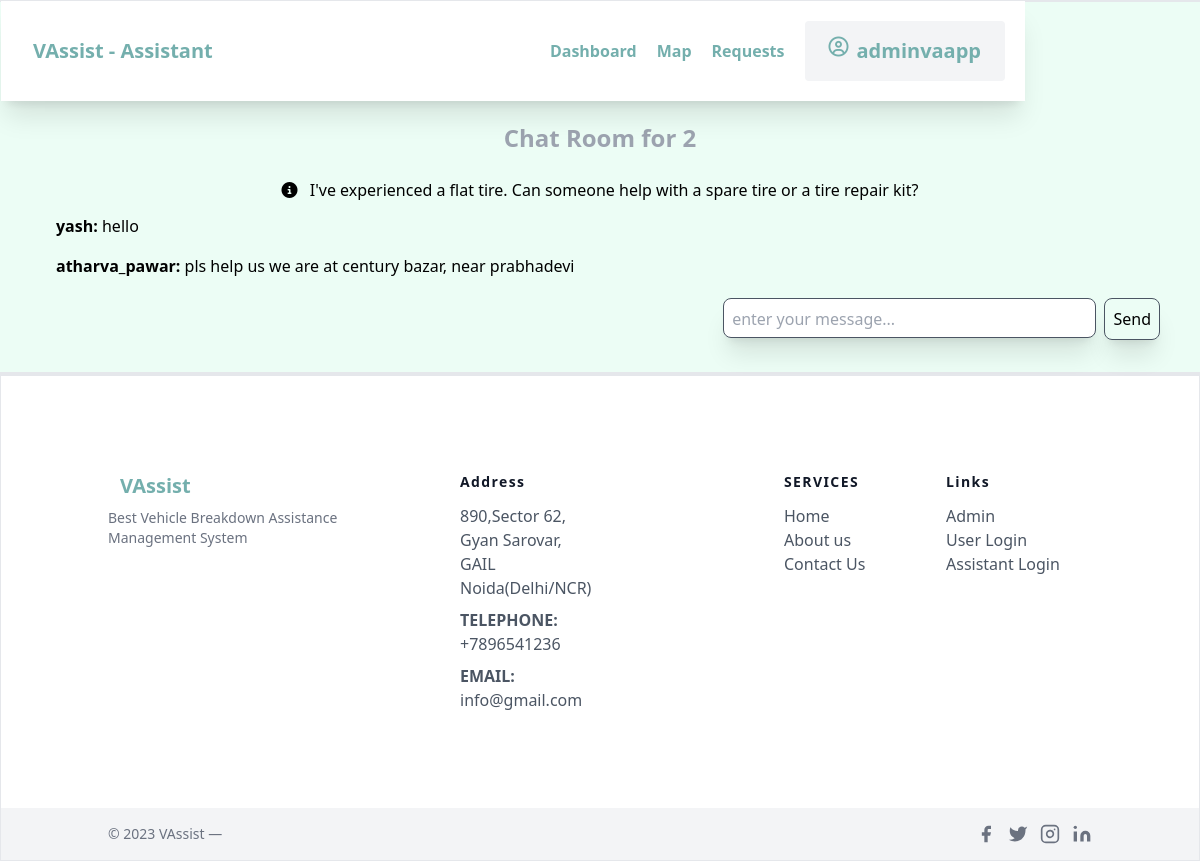
The page /chat/2/ (signed in) on the database its author committed.
### vaapp/models.py (models this page shows, shortened)
class personalchat(models.Model):
    chat_id = models.AutoField(primary_key=True)
    Booking_id = models.IntegerField(default=0)
    message = models.CharField(max_length=1000, default="")
    username = models.CharField(max_length=100, default="")
    bookdate = models.CharField(max_length=15, default="")
    booktime = models.CharField(max_length=15, default="")

class bookingreq(models.Model):
    Booking_id = models.AutoField(primary_key=True)
    U_id = models.IntegerField(default=0)
    username = models.CharField(max_length=100, default="")
    locationlat = models.CharField(max_length=100, default="")
    locationlong = models.CharField(max_length=100, default="")
    state = models.CharField(max_length=100, default="")
    message = models.CharField(max_length=500, default="")
    bookdate = models.CharField(max_length=15, default="")
    booktime = models.CharField(max_length=15, default="")
    assistedbyAss_id = models.IntegerField(default=0)
    status = models.CharField(max_length=15, default="") # status = new / active / done

### vaapp/views.py (the view)
# urls.py: path('chat/<int:booking_id>/', views.chatingRoom, name='chatingRoom'),
def chatingRoom(request, booking_id):
    if request.method == 'POST':
        assname = request.POST.get('assname')
        asspassword = request.POST.get('asspassword')
        confirm_password = request.POST.get('confirm_password')
    chat_details = personalchat.objects.filter(Booking_id=booking_id)
    request_details = bookingreq.objects.filter(Booking_id=booking_id).first()
    parse = {'chat_details': chat_details, 'request_details' : request_details}
    return render(request, 'assistant/chating.html', parse)

### vaapp/templates/assistant/chating.html (shortened to what this page needs)
{% extends 'assistant/assbase.html' %} {% block title %}VAssist | Ass Chating Rooms{% endblock %}
<div>{% block content %} {% load static %}</div>
<div class="pt-24 bg-[#ecfdf5] py-4">
  <header>
    <h2 class="text-gray-400 text-2xl font-semibold m-6 text-center">Chat Room for {{ chat_details.0.Booking_id }}</h2>
    <div class="text-center"><i class="fa-solid fa-circle-info mr-2"></i> {{ request_details.message }}</div>
    </header>
    <div class=" mx-10">
        {% for chats in chat_details %}
            {% if chats.username == user.username %}
                <div class="text-right pr-4 p-1 my-2 ml-10">
                    <b>{{ user.username }}:</b> {{ chats.message }}
                </div>
            {% else %}
                <div class="text-left pl-4 p-1 my-2 mr-10">
                    <b>{{ chats.username }}:</b> {{ chats.message }}
                </div>
            {% endif %}
        {% endfor %}
        <form method="post" class="my-4">
            <div class="flex justify-end">
                <textarea id="new_post" name="new_post" cols="50" required class="border border-gray-600 rounded-lg p-2 resize-none w-2/6 h-10 focus:outline-none focus:border-blue-500 overflow-y-hidden mr-2 shadow-xl" placeholder="enter your message..."
                ></textarea>
                <button type="submit" class="p-2 border border-gray-600 rounded-lg shadow-xl">Send</button>
            </div>
        </form>
    </div>
</div>
{% endblock %}

### vaapp/templates/assistant/assbase.html (shortened to what this page needs)
<!DOCTYPE html>
<html lang="en">
<head>
    {% load static %}
    <link rel="stylesheet" href="https://cdnjs.cloudflare.com/ajax/libs/font-awesome/6.4.2/css/all.min.css">
    <script type="text/javascript" src="{% static 'jsscript\tailwindcss.js' %}"></script>
    <link rel="stylesheet" href="https://unpkg.com/leaflet@1.7.1/dist/leaflet.css" />
    <link rel="stylesheet" href="https://cdnjs.cloudflare.com/ajax/libs/leaflet/1.7.1/leaflet.min.css">
</head>
<body>
    <header class="text-[#74afad] body-font border shadow-xl ">
      <div class="fixed bg-white shadow-xl container mx-auto flex flex-wrap p-5 flex-col md:flex-row items-center z-40">
        <a href="/assindex" class="flex title-font font-medium items-center text-gray-900 mb-4 md:mb-0">
          <span class="font-extrabold ml-3 text-xl text-[#74afad]">VAssist - Assistant</span>
        </a>
        <nav class="md:ml-auto flex flex-wrap items-center text-base justify-center">
          <a href="/assindex" class="font-extrabold mr-5 hover:text-green-900">Dashboard</a>
          <a href="/assmap" class="font-extrabold mr-5 hover:text-green-900">Map</a>
          <a href="/all_request" class="font-extrabold mr-5 hover:text-green-900">Requests</a>
            <div>
            {% if user.is_authenticated %}
              <a href="/assprofile">
                  <p class="font-extrabold inline-flex bg-gray-100 border-0 py-4 px-6 focus:outline-none hover:bg-gray-200 rounded text-xl mt-4 md:mt-0"><i class="fa-regular fa-circle-user mr-2"></i>{{ user.username }}</p>
                </a>
            {% else %}
                <p class="navBar_text font-bold text-gray-600"><a href="{% url 'user_login' %}"
                    class="font-extrabold inline-flex items-center bg-gray-100 border-0 py-1 px-3 focus:outline-none hover:bg-gray-200 rounded text-base mt-4 md:mt-0">Login</a></p>
            {% endif %}
            </div>
        </nav>
      </div>
    </header>
{% block content %}{% endblock %}
  <footer class="text-gray-600 body-font border border-t-4 shadow-xl">
    <div class="container px-5 py-24 mx-auto flex md:items-center lg:items-start md:flex-row md:flex-nowrap flex-wrap flex-col">
      <div class="w-64 flex-shrink-0 md:mx-0 mx-auto text-center md:text-left">
        <a class="flex title-font font-medium items-center md:justify-start justify-center text-gray-900">
          <span class="ml-3 font-extrabold ml-3 text-xl text-[#74afad]">VAssist</span>
        </a>
        <p class="mt-2 text-sm text-gray-500">Best Vehicle Breakdown Assistance Management System</p>
      </div>
      <div class="flex-grow flex flex-wrap md:pl-20 -mb-10 md:mt-0 mt-10 md:text-left text-center">
        <div class="lg:w-1/4 md:w-1/2 w-full px-4">
          <h2 class="title-font font-medium text-gray-900 tracking-widest text-sm mb-3"><b>Address</b></h2>
          <nav class="list-none mb-10">
            <li>
              <a class="text-gray-600 hover:text-gray-800">890,Sector 62, Gyan Sarovar, GAIL Noida(Delhi/NCR)</a>
            </li>
            <li class="my-2">
              <a class="text-gray-600 hover:text-gray-800"><b>TELEPHONE:</b> +7896541236</a>
            </li>
            <li>
              <a class="text-gray-600 hover:text-gray-800"><b>EMAIL:</b> info@gmail.com</a>
            </li>
          </nav>
        </div>
        <div class="lg:w-1/4 md:w-1/2 w-full px-4">
        </div>
        <div class="lg:w-1/4 md:w-1/2 w-full px-4">
          <h2 class="title-font font-medium text-gray-900 tracking-widest text-sm mb-3"><b>SERVICES</b></h2>
          <nav class="list-none mb-10">
            <li>
              <a href="/" class="text-gray-600 hover:font-bold hover:text-gray-800">Home</a>
            </li>
            <li>
              <a href="/about" class="text-gray-600 hover:font-bold hover:text-gray-800">About us</a>
            </li>
            <li>
              <a href="/contact" class="text-gray-600 hover:font-bold hover:text-gray-800">Contact Us</a>
            </li>
          </nav>
        </div>
        <div class="lg:w-1/4 md:w-1/2 w-full px-4">
          <h2 class="title-font font-medium text-gray-900 tracking-widest text-sm mb-3"><b>Links</b></h2>
          <nav class="list-none mb-10">
            <li>
              <a href="/admin" class="text-gray-600 hover:font-bold hover:text-gray-800">Admin</a>
            </li>
            <li>
              <a href="{% url 'user_login' %}"
                class="text-gray-600 hover:font-bold hover:text-gray-800">User Login</a>
            </li>
            <li>
              <a href="/asslogin" class="text-gray-600 hover:font-bold hover:text-gray-800">Assistant Login</a>
            </li>
          </nav>
        </div>
      </div>
    </div>
    <div class="bg-gray-100">
      <div class="container mx-auto py-4 px-5 flex flex-wrap flex-col sm:flex-row">
        <p class="text-gray-500 text-sm text-center sm:text-left">© 2023 VAssist —
        </p>
        <span class="inline-flex sm:ml-auto sm:mt-0 mt-2 justify-center sm:justify-start">
          <a class="text-gray-500">
            <svg fill="currentColor" stroke-linecap="round" stroke-linejoin="round" stroke-width="2" class="w-5 h-5" viewBox="0 0 24 24">
              <path d="M18 2h-3a5 5 0 00-5 5v3H7v4h3v8h4v-8h3l1-4h-4V7a1 1 0 011-1h3z"></path>
            </svg>
          </a>
          <a class="ml-3 text-gray-500">
            <svg fill="currentColor" stroke-linecap="round" stroke-linejoin="round" stroke-width="2" class="w-5 h-5" viewBox="0 0 24 24">
              <path d="M23 3a10.9 10.9 0 01-3.14 1.53 4.48 4.48 0 00-7.86 3v1A10.66 10.66 0 013 4s-4 9 5 13a11.64 11.64 0 01-7 2c9 5 20 0 20-11.5a4.5 4.5 0 00-.08-.83A7.72 7.72 0 0023 3z"></path>
            </svg>
          </a>
          <a class="ml-3 text-gray-500">
            <svg fill="none" stroke="currentColor" stroke-linecap="round" stroke-linejoin="round" stroke-width="2" class="w-5 h-5" viewBox="0 0 24 24">
              <rect width="20" height="20" x="2" y="2" rx="5" ry="5"></rect>
              <path d="M16 11.37A4 4 0 1112.63 8 4 4 0 0116 11.37zm1.5-4.87h.01"></path>
            </svg>
          </a>
          <a class="ml-3 text-gray-500">
            <svg fill="currentColor" stroke="currentColor" stroke-linecap="round" stroke-linejoin="round" stroke-width="0" class="w-5 h-5" viewBox="0 0 24 24">
              <path stroke="none" d="M16 8a6 6 0 016 6v7h-4v-7a2 2 0 00-2-2 2 2 0 00-2 2v7h-4v-7a6 6 0 016-6zM2 9h4v12H2z"></path>
              <circle cx="4" cy="4" r="2" stroke="none"></circle>
            </svg>
          </a>
        </span>
      </div>
    </div>
  </footer>
</body>
</html>

### rows shown on the page
personalchat: Booking "2", username "yash", message "hello"
bookingreq: message "I've experienced a flat tire. Can someone help with a spare tire or a tire repair kit?"
personalchat: username "atharva_pawar", message "pls help us we are at century bazar, near prabhadevi"

### other values the page prints
{{ user.username }} "adminvaapp"
